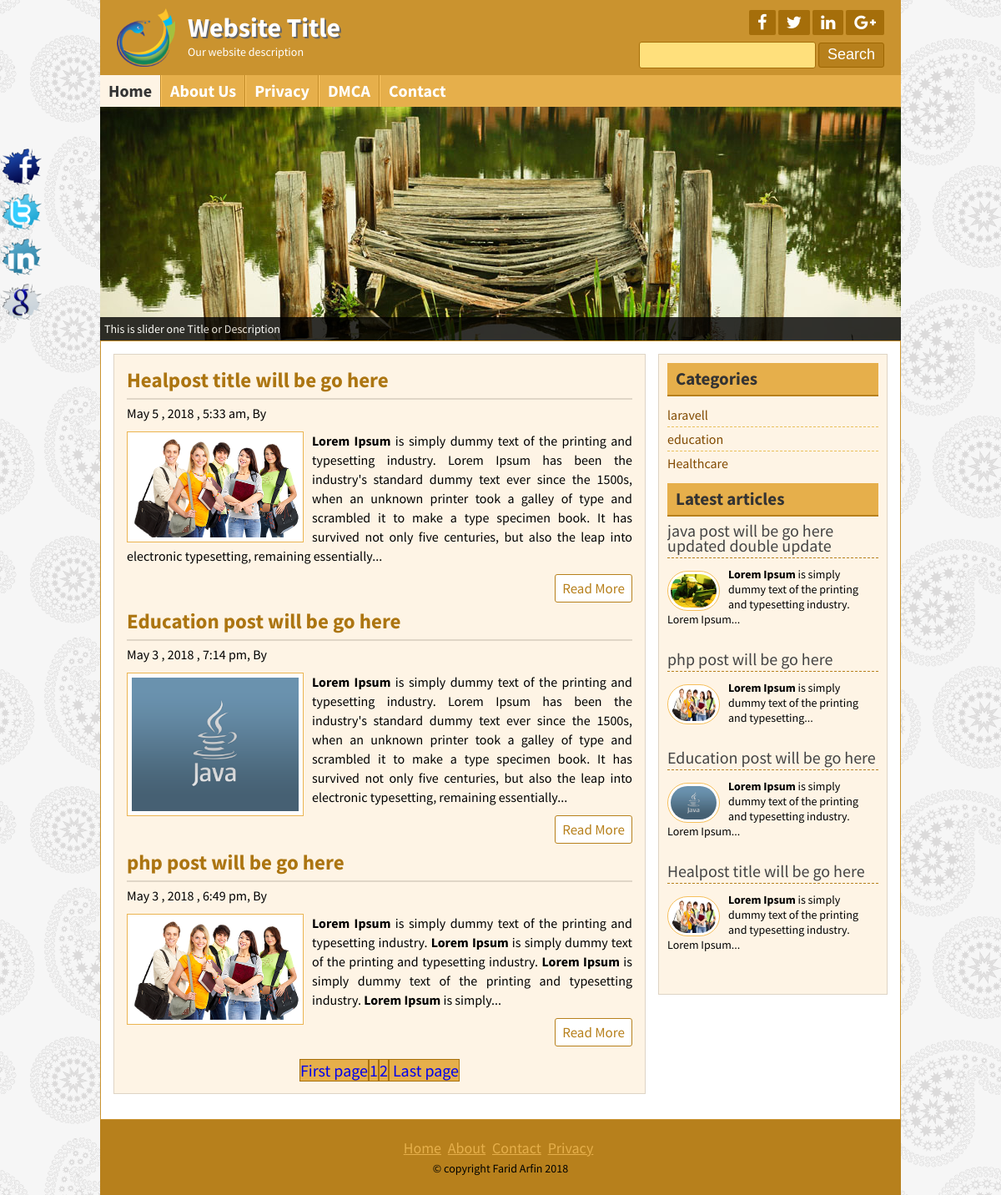
The page / on the database its author committed.
### tables this page shows
CREATE TABLE `tbl_social` (
  `s_id` int(11) NOT NULL,
  `facebook` varchar(100) NOT NULL,
  `twitter` varchar(100) NOT NULL,
  `linkedin` varchar(100) NOT NULL,
  `googleplus` varchar(100) NOT NULL
);

CREATE TABLE `tbl_page` (
  `p_id` int(11) NOT NULL,
  `p_name` varchar(60) NOT NULL,
  `p_body` text NOT NULL
);

CREATE TABLE `tbl_post` (
  `id` int(11) NOT NULL,
  `cat_id` int(11) NOT NULL,
  `title` varchar(255) NOT NULL,
  `body` text NOT NULL,
  `image` varchar(255) NOT NULL,
  `author` varchar(50) NOT NULL,
  `tags` varchar(255) NOT NULL,
  `metades` text NOT NULL,
  `date` timestamp NOT NULL DEFAULT CURRENT_TIMESTAMP,
  `status` int(11) NOT NULL DEFAULT '0',
  `userid` int(11) NOT NULL
);

CREATE TABLE `tbl_category` (
  `cat_id` int(11) NOT NULL,
  `cat_name` varchar(50) NOT NULL
);

CREATE TABLE `copyright` (
  `c_id` int(11) NOT NULL,
  `copyright` varchar(255) NOT NULL
);

### lib/Database.php (called while the page is built, shortened)
<?php
	Class Database{
		public $host   = DB_HOST;
		public $user   = DB_USER;
		public $pass   = DB_PASS;
		public $dbname = DB_NAME;
		public $link;
		public function connectDb(){
			$this->link = new mysqli($this->host,$this->user,$this->pass,$this->dbname);
		}
		public function select($query){
			$result = $this->link->query($query) or die($this->link->error.__line__);
			if($result->num_rows > 0){
				return $result;
			}
			else{
				return false;
			}
		}
	}
?>

### helpers/format.php (called while the page is built, shortened)
<?php
	Class Format{
		public function formatDate($date){
			return date("F j , Y , g:i a" , strtotime($date));
		}
		public function textshorten($text, $limit = 400){
			$text = $text." ";
			$text = substr($text, 0 ,$limit);
			$text = substr($text, 0 ,strrpos($text, ' '));
			$text = $text."...";
			return $text;
		}
	}
?>

### index.php (the view)
<?php include 'inc/header.php' ?>
<?php include 'inc/slider.php' ?>
	<div class="contentsection contemplete clear">
		<div class="maincontent clear">
			<?php
				$per_page = 3;
				if(isset($_GET['page'])){
					$page = $_GET['page'];
				}
				else{
					$page = 1;
				}
				$start_form = ($page-1) * $per_page;
			?>
			<?php
				$query = "SELECT * FROM tbl_post order by id DESC limit $start_form, $per_page";
				$post = $db->select($query);
				if($post){
				while($result1 = $post->fetch_assoc()){
			?>
			<div class="samepost clear">
				<h2><a href="post.php?id=<?php echo $result1['id']; ?>"><?php echo $result1['title']; ?></a></h2>
				<h4><?php echo $fm->formatDate($result1['date']); ?>, By <a href="#"> <?php echo $result['author']; ?></a></h4>
				 <a href="#"><img src="admin/upload/<?php echo $result1['image'];?>" alt="post image"/></a>
				<?php echo $fm->textshorten($result1['body']); ?>
				<div class="readmore clear">
					<a href="post.php?id=<?php echo $result1['id']; ?>">Read More</a>
				</div>
			</div>
		<?php } ?>
			<?php
				$query = "SELECT * FROM tbl_post";
				$result = $db->select($query);
				$total_rows = mysqli_num_rows($result);
				$total_pages = ceil($total_rows/$per_page);
				echo "<span style='text-align: center;margin-top:10px;padding:10px;' class='pagination'><a href='index.php?page=1'>".'First page'."</a>";
						for($i = 1;$i <= $total_pages;$i++){
							echo "<a href='index.php?page=".$i."'>".$i."</a>";
						};
			echo "<a href='index.php?page=$total_pages'>".' Last page'."</a></span>";?>
		<?php }?>
		</div>
		<?php include 'inc/sidebar.php' ?>
		<?php include 'inc/footer.php' ?>

### inc/header.php (shortened to what this page needs)
<?php include 'lib/Database.php'; ?>
<?php include 'helpers/format.php'; ?>
<?php
	$db = new Database();
	$fm = new Format();
?>
<!DOCTYPE html>
<html>
<head>
	<?php include 'scripts/css.php'; ?>
</head>
<body>
	<div class="headersection templete clear">
		<a href="index.php">
			<div class="logo">
				<img src="images/logo.png" alt="Logo"/>
				<h2>Website Title</h2>
				<p>Our website description</p>
			</div>
		</a>
		<div class="social clear">
	<?php
                $query1 = "SELECT * FROM tbl_social WHERE s_id='1'";
                $socialselct = $db->select($query1);
                if($socialselct){
                    while ($row = $socialselct->fetch_assoc()) {
    ?>
			<div class="icon clear">
				<a href="<?php echo $row['facebook'];?>" target="_blank"><i class="fa fa-facebook"></i></a>
				<a href="<?php echo $row['twitter'];?>" target="_blank"><i class="fa fa-twitter"></i></a>
				<a href="<?php echo $row['linkedin'];?>" target="_blank"><i class="fa fa-linkedin"></i></a>
				<a href="<?php echo $row['googleplus'];?>" target="_blank"><i class="fa fa-google-plus"></i></a>
			</div>
		<?php } }?>
			<div class="searchbtn clear">
			<form action="search.php" method="get">
				<input type="text" name="search"/>
				<input type="submit" name="submit" value="Search"/>
			</form>
			</div>
		</div>
	</div>
<div class="navsection templete">
	<?php
		$path = $_SERVER['SCRIPT_FILENAME'];
	    $currentpage = basename($path,'.php');
	?>
	<ul>
		<li><a <?php if($currentpage == 'index'){ echo "id='active'"; }?> href="index.php">Home</a></li>
		 <?php
                $query = "SELECT * FROM tbl_page";
                $page = $db->select($query);
                if($page){
                    while ($result = $page->fetch_assoc()){
        ?>
                <li><a
                	<?php
                		if(isset($_GET['pageid']) && $_GET['pageid'] == $result['p_id']){
                			echo "id='active'";
                		}
                	?>
                 href="page.php?pageid=<?php echo $result['p_id'];?>"><?php echo $result['p_name'];?></a> </li>
        <?php } } ?>
		<li><a <?php if($currentpage == 'contact'){ echo "id='active'"; }?> href="contact.php">Contact</a></li>
	</ul>
</div>

### scripts/css.php
<link rel="stylesheet" href="font-awesome-4.5.0/css/font-awesome.css">
<link rel="stylesheet" href="css/nivo-slider.css" type="text/css" media="screen" />
<link rel="stylesheet" href="style.css">
<?php
            $selectquery = "SELECT * FROM tbl_theme WHERE t_id='1'";
            $themes = $db->select($selectquery);
            while($result = $themes->fetch_assoc()){
            	if($result['theme'] == 'default'){ ?>
            		<link rel="stylesheet" href="theme/default.css">
            	<?php } elseif($result['theme'] == 'green') {?>
            		<link rel="stylesheet" href="theme/green.css">
            	<?php }elseif($result['theme'] == 'red'){ ?>
            		<link rel="stylesheet" href="theme/red.css">
            	<?php } }?>

### inc/slider.php
<div class="slidersection templete clear">
	<div id="slider">
	<?php
					$query = "SELECT * FROM tbl_slider ORDER BY slider_id LIMIT 5";
					$slider = $db->select($query);
					if($slider){
					while($result = $slider->fetch_assoc()){
	?>
            <a href="<?php echo $result['slider_link'];?>"><img src="admin/upload/slider/<?php echo $result['slider_image'];?>" alt="<?php echo $result['slider_title'];?>" title="<?php echo $result['slider_title'];?>" /></a>
     <?php }} ?>
        </div>
</div>

### inc/sidebar.php
<div class="sidebar clear">
			<div class="samesidebar clear">
				<h2>Categories</h2>
					<ul>
				<?php
					$query = "SELECT * FROM tbl_category";
					$Category = $db->select($query);
					if($Category){
					while($result = $Category->fetch_assoc()){
				?>
						<li><a href="posts.php?category=<?php echo $result['cat_id']; ?>"> <?php echo $result['cat_name'];?></a></li>
				<?php }} else{ ?>
						<li> No Category created....!</li>
				<?php } ?>
					</ul>
			</div>
			<div class="samesidebar clear">
				<h2>Latest articles</h2>
				<?php
					$query = "SELECT * FROM tbl_post limit 5";
					$post = $db->select($query);
					if($post){
					while($result = $post->fetch_assoc()){
				?>
					<div class="popular clear">
						<h3><a href="post.php?id=<?php echo $result['id']; ?>"><?php echo $result['title']; ?></a></h3>
						<a href="post.php?id=<?php echo $result['id']; ?>"><img src="admin/upload/<?php echo $result['image'];?>" alt="post image"/></a>
						<?php echo $fm->textshorten($result['body'] ,120); ?>
					</div>
			<?php } }else{ header("location:404.php");} ?>
			</div>
		</div>

### inc/footer.php (shortened to what this page needs)
</div>
	<div class="footersection templete clear">
	  <div class="footermenu clear">
		<ul>
			<li><a href="#">Home</a></li>
			<li><a href="#">About</a></li>
			<li><a href="#">Contact</a></li>
			<li><a href="#">Privacy</a></li>
		</ul>
	  </div>
	 <?php
                $query2 = "SELECT * FROM copyright WHERE c_id='1'";
                $copyrightoption = $db->select($query2);
                if($copyrightoption){
                    while ($result = $copyrightoption->fetch_assoc()) {
    ?>
	  <p>&copy; <?php echo $result['copyright']; ?> <?php echo date("Y");?></p>
	<?php }}?>
	</div>
	<div class="fixedicon clear">
	<?php
                $query = "SELECT * FROM tbl_social WHERE s_id='1'";
                $socialselct = $db->select($query);
                if($socialselct){
                    while ($row = $socialselct->fetch_assoc()) {
    ?>
		<a href="<?php echo $row['facebook'];?>"><img src="images/fb.png" alt="Facebook"/></a>
		<a href="<?php echo $row['twitter'];?>"><img src="images/tw.png" alt="Twitter"/></a>
		<a href="<?php echo $row['linkedin'];?>"><img src="images/in.png" alt="LinkedIn"/></a>
		<a href="<?php echo $row['googleplus'];?>"><img src="images/gl.png" alt="GooglePlus"/></a>
	</div>
<?php } }?>
</body>
</html>

### css/nivo-slider.css (style rules this page uses)
.nivoSlider { position:relative; }
.nivoSlider a.nivo-imageLink { position:absolute; top:0px; left:0px; width:100%; height:100%; border:0; padding:0; margin:0; z-index:60; display:none; }

### scripts/js.php (style rules this page uses)
.pagination { display: block;font-size: 20px;text-align: center;margin-top: 10px;padding:10px; }
.pagination a { text-decoration: none; }

### rows shown on the page
tbl_page: p_name "About Us"
tbl_page: p_name "Privacy"
tbl_page: p_name "DMCA"
tbl_post: title "Healpost title will be go here", date "May 5 , 2018 , 5:33 am", image (picture), body "Lorem Ipsum is simply dummy text of the printing and typesetting industry. Lorem Ipsum has been the industry's standard dummy text ever since the 1500s, when an unknown printer took a galley of type and scrambled it to make a type specimen book. It has survived not only five centuries, but also the leap into electronic typesetting, remaining essentially...", body "Lorem Ipsum is simply dummy text of the printing and typesetting industry. Lorem Ipsum..."
tbl_post: title "Education post will be go here", date "May 3 , 2018 , 7:14 pm", image (picture), body "Lorem Ipsum is simply dummy text of the printing and typesetting industry. Lorem Ipsum has been the industry's standard dummy text ever since the 1500s, when an unknown printer took a galley of type and scrambled it to make a type specimen book. It has survived not only five centuries, but also the leap into electronic typesetting, remaining essentially...", body "Lorem Ipsum is simply dummy text of the printing and typesetting industry. Lorem Ipsum..."
tbl_post: title "php post will be go here", date "May 3 , 2018 , 6:49 pm", image (picture), body "Lorem Ipsum is simply dummy text of the printing and typesetting industry. Lorem Ipsum is simply dummy text of the printing and typesetting industry. Lorem Ipsum is simply dummy text of the printing and typesetting industry. Lorem Ipsum is simply...", body "Lorem Ipsum is simply dummy text of the printing and typesetting..."
tbl_category: cat_name "laravell"
tbl_category: cat_name "education"
tbl_category: cat_name "Healthcare"
tbl_post: title "java post will be go here updated double update", image (picture), body "Lorem Ipsum is simply dummy text of the printing and typesetting industry. Lorem Ipsum..."
copyright: copyright "copyright Farid Arfin"
